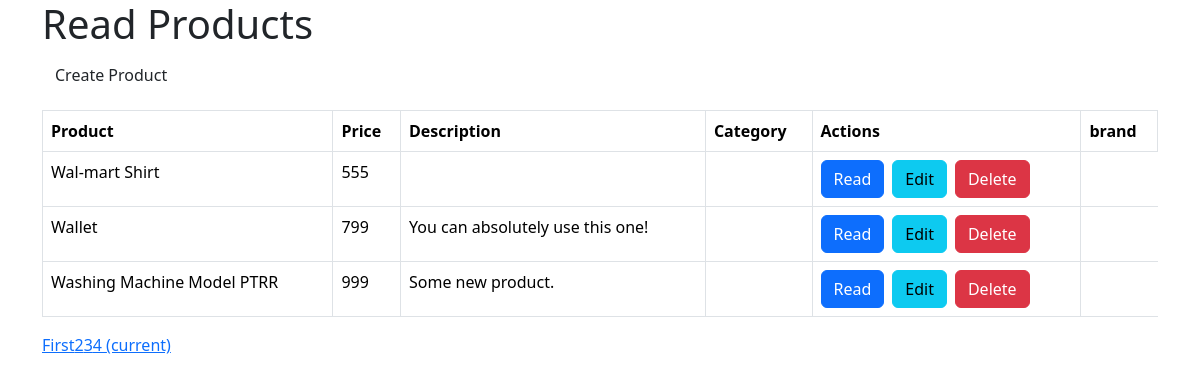
The app's page /index.php?page=4 with its own data.
### tables this page shows
CREATE TABLE `products` (
  `id` int(11) NOT NULL,
  `name` varchar(32) NOT NULL,
  `description` text NOT NULL,
  `price` int(11) NOT NULL,
   `brand` int(11) NOT NULL,
  `category_id` int(11) NOT NULL,
  `created` datetime NOT NULL,
  `modified` timestamp NOT NULL DEFAULT CURRENT_TIMESTAMP
);

### objects/product.php (called while the page is built, shortened)
<?php
class Product{
    private $conn;
    private $table_name = "products";
    public function __construct($db){
        $this->conn = $db;
    }
    function readAll($from_record_num, $records_per_page){
        $query = "SELECT
                    id, name, description, price, category_id
                FROM
                    " . $this->table_name . "
                ORDER BY
                    name ASC
                LIMIT
                    {$from_record_num}, {$records_per_page}";
        $stmt = $this->conn->prepare( $query );
        $stmt->execute();
        return $stmt;
    }
}
?>

### objects/category.php (called while the page is built, shortened)
<?php
class Category{
    private $conn;
    private $table_name = "categories";
    public function __construct($db){
        $this->conn = $db;
    }
    function readName(){
        $query = "SELECT name FROM " . $this->table_name . " WHERE id = ? limit 0,1";
        $stmt = $this->conn->prepare( $query );
    }
}
?>

### index.php (the view, shortened to what this page needs)
<?php
$page = isset($_GET['page']) ? $_GET['page'] : 1;
$records_per_page = 5;
$from_record_num = ($records_per_page * $page) - $records_per_page;
include_once 'objects/product.php';
include_once 'objects/category.php';
$database = new Database();
$db = $database->getConnection();
$product = new Product($db);
$stmt = $product->readAll($from_record_num, $records_per_page);
$num = $stmt->rowCount();
include_once "header.php";
echo "<div class='right-button-margin'>";
    echo "<a href='create-product.php' class='btn btn-default pull-right'>Create Product</a>";
echo "</div>";
if($num>0){
    echo "<table class='table table-hover table-responsive table-bordered'>";
        echo "<tr>";
            echo "<th>Product</th>";
            echo "<th>Price</th>";
            echo "<th>Description</th>";
            echo "<th>Category</th>";
            echo "<th>Actions</th>";
            echo "<th>brand</th>";
        echo "</tr>";
        while ($row = $stmt->fetch(PDO::FETCH_ASSOC)){
            extract($row);
            echo "<tr>";
                echo "<td>{$name}</td>";
                echo "<td>{$price}</td>";
                echo "<td>{$description}</td>";
                echo "<td>";
                echo "</td>";
                echo "<td>";
                    echo "<a href='read-one.php?id={$id}' class='btn btn-primary left-margin'>";
                    echo "<span class='glyphicon glyphicon-list'></span> Read";
                    echo "</a>";
                    echo "<a href='update-product.php?id={$id}' class='btn btn-info left-margin'>";
                    echo "<span class='glyphicon glyphicon-edit'></span> Edit";
                    echo "</a>";
                    echo "<a delete-id='{$id}' class='btn btn-danger delete-object'>";
                    echo "<span class='glyphicon glyphicon-remove'></span> Delete";
                    echo "</a>";
                echo "</td>";
            echo "</tr>";
        }
    echo "</table>";
    include_once 'paging.php';
}
else{
    echo "<div class='alert alert-info'>No products found.</div>";
}
include_once "footer.php";
?>

### libs/css/custom.css (style rules this page uses)
.left-margin { margin:0 .5em 0 0; }
.right-button-margin { margin: 0 0 1em 0; overflow: hidden; }

### records on screen
products: name "Wal-mart Shirt", price "555"
products: name "Wallet", price "799", description "You can absolutely use this one!"
products: name "Washing Machine Model PTRR", price "999", description "Some new product."
